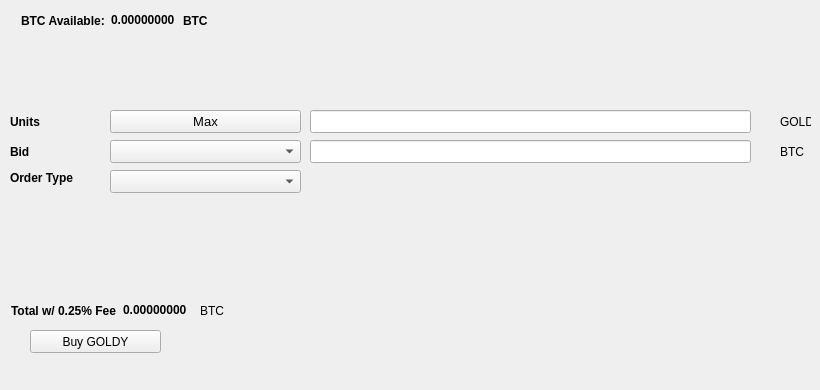
   <widget class="QWidget" name="BuyTab">
    <attribute name="title">
     <string>Buy</string>
    </attribute>
    <widget class="QPushButton" name="BuyGOLDY">
     <property name="geometry">
      <rect>
       <x>30</x>
       <y>330</y>
       <width>131</width>
       <height>23</height>
      </rect>
     </property>
     <property name="text">
      <string>Buy GOLDY</string>
     </property>
     <property name="icon">
      <iconset resource="../goldy.qrc">
       <normaloff>:/icons/bitcoin</normaloff>:/icons/bitcoin</iconset>
     </property>
    </widget>
    <widget class="QLabel" name="label_3">
     <property name="geometry">
      <rect>
       <x>10</x>
       <y>110</y>
       <width>46</width>
       <height>23</height>
      </rect>
     </property>
     <property name="font">
      <font>
       <weight>75</weight>
       <bold>true</bold>
      </font>
     </property>
     <property name="text">
      <string>Units</string>
     </property>
    </widget>
    <widget class="QLineEdit" name="UnitsInput">
     <property name="geometry">
      <rect>
       <x>310</x>
       <y>110</y>
       <width>441</width>
       <height>23</height>
      </rect>
     </property>
     <property name="font">
      <font>
       <pointsize>9</pointsize>
       <weight>75</weight>
       <bold>true</bold>
      </font>
     </property>
    </widget>
    <widget class="QLineEdit" name="BuyBidPriceEdit">
     <property name="geometry">
      <rect>
       <x>310</x>
       <y>140</y>
       <width>441</width>
       <height>23</height>
      </rect>
     </property>
     <property name="font">
      <font>
       <pointsize>9</pointsize>
       <weight>75</weight>
       <bold>true</bold>
      </font>
     </property>
    </widget>
    <widget class="QLabel" name="label_4">
     <property name="geometry">
      <rect>
       <x>780</x>
       <y>110</y>
       <width>31</width>
       <height>23</height>
      </rect>
     </property>
     <property name="text">
      <string>GOLDY</string>
     </property>
    </widget>
    <widget class="QLabel" name="label_5">
     <property name="geometry">
      <rect>
       <x>780</x>
       <y>140</y>
       <width>31</width>
       <height>23</height>
      </rect>
     </property>
     <property name="text">
      <string>BTC</string>
     </property>
    </widget>
    <widget class="QLabel" name="label_6">
     <property name="geometry">
      <rect>
       <x>10</x>
       <y>140</y>
       <width>46</width>
       <height>23</height>
      </rect>
     </property>
     <property name="font">
      <font>
       <weight>75</weight>
       <bold>true</bold>
      </font>
     </property>
     <property name="text">
      <string>Bid</string>
     </property>
    </widget>
    <widget class="QLabel" name="label_7">
     <property name="geometry">
      <rect>
       <x>10</x>
       <y>170</y>
       <width>91</width>
       <height>16</height>
      </rect>
     </property>
     <property name="font">
      <font>
       <weight>75</weight>
       <bold>true</bold>
      </font>
     </property>
     <property name="text">
      <string>Order Type</string>
     </property>
    </widget>
    <widget class="QPushButton" name="Buy_Max_Amount">
     <property name="geometry">
      <rect>
       <x>110</x>
       <y>110</y>
       <width>191</width>
       <height>23</height>
      </rect>
     </property>
     <property name="font">
      <font>
       <pointsize>10</pointsize>
      </font>
     </property>
     <property name="text">
      <string>Max</string>
     </property>
    </widget>
    <widget class="QComboBox" name="BuyBidcomboBox">
     <property name="geometry">
      <rect>
       <x>110</x>
       <y>140</y>
       <width>191</width>
       <height>23</height>
      </rect>
     </property>
     <property name="font">
      <font>
       <pointsize>10</pointsize>
      </font>
     </property>
    </widget>
    <widget class="QComboBox" name="buyOrdertypeCombo">
     <property name="geometry">
      <rect>
       <x>110</x>
       <y>170</y>
       <width>191</width>
       <height>23</height>
      </rect>
     </property>
     <property name="font">
      <font>
       <pointsize>10</pointsize>
      </font>
     </property>
    </widget>
    <widget class="QWidget" name="layoutWidget1">
     <property name="geometry">
      <rect>
       <x>21</x>
       <y>11</y>
       <width>227</width>
       <height>19</height>
      </rect>
     </property>
     <layout class="QHBoxLayout" name="horizontalLayout_3">
      <item>
       <widget class="QLabel" name="label232">
        <property name="font">
         <font>
          <weight>75</weight>
          <bold>true</bold>
         </font>
        </property>
        <property name="text">
         <string>BTC Available:</string>
        </property>
       </widget>
      </item>
      <item>
       <widget class="QLabel" name="BtcAvailableLbl">
        <property name="palette">
         <palette>
          <active>
           <colorrole role="WindowText">
            <brush brushstyle="SolidPattern">
             <color alpha="255">
              <red>0</red>
              <green>0</green>
              <blue>0</blue>
             </color>
            </brush>
           </colorrole>
           <colorrole role="Button">
            <brush brushstyle="SolidPattern">
             <color alpha="255">
              <red>0</red>
              <green>170</green>
              <blue>0</blue>
             </color>
            </brush>
           </colorrole>
           <colorrole role="Light">
            <brush brushstyle="SolidPattern">
             <color alpha="255">
              <red>0</red>
              <green>255</green>
              <blue>0</blue>
             </color>
            </brush>
           </colorrole>
           <colorrole role="Midlight">
            <brush brushstyle="SolidPattern">
             <color alpha="255">
              <red>0</red>
              <green>212</green>
              <blue>0</blue>
             </color>
            </brush>
           </colorrole>
           <colorrole role="Dark">
            <brush brushstyle="SolidPattern">
             <color alpha="255">
              <red>0</red>
              <green>85</green>
              <blue>0</blue>
             </color>
            </brush>
           </colorrole>
           <colorrole role="Mid">
            <brush brushstyle="SolidPattern">
             <color alpha="255">
              <red>0</red>
              <green>113</green>
              <blue>0</blue>
             </color>
            </brush>
           </colorrole>
           <colorrole role="Text">
            <brush brushstyle="SolidPattern">
             <color alpha="255">
              <red>0</red>
              <green>170</green>
              <blue>0</blue>
             </color>
            </brush>
           </colorrole>
           <colorrole role="BrightText">
            <brush brushstyle="SolidPattern">
             <color alpha="255">
              <red>255</red>
              <green>255</green>
              <blue>255</blue>
             </color>
            </brush>
           </colorrole>
           <colorrole role="ButtonText">
            <brush brushstyle="SolidPattern">
             <color alpha="255">
              <red>0</red>
              <green>0</green>
              <blue>0</blue>
             </color>
            </brush>
           </colorrole>
           <colorrole role="Base">
            <brush brushstyle="SolidPattern">
             <color alpha="255">
              <red>255</red>
              <green>255</green>
              <blue>255</blue>
             </color>
            </brush>
           </colorrole>
           <colorrole role="Window">
            <brush brushstyle="SolidPattern">
             <color alpha="255">
              <red>0</red>
              <green>170</green>
              <blue>0</blue>
             </color>
            </brush>
           </colorrole>
           <colorrole role="Shadow">
            <brush brushstyle="SolidPattern">
             <color alpha="255">
              <red>0</red>
              <green>0</green>
              <blue>0</blue>
             </color>
            </brush>
           </colorrole>
           <colorrole role="AlternateBase">
            <brush brushstyle="SolidPattern">
             <color alpha="255">
              <red>127</red>
              <green>212</green>
              <blue>127</blue>
             </color>
            </brush>
           </colorrole>
           <colorrole role="ToolTipBase">
            <brush brushstyle="SolidPattern">
             <color alpha="255">
              <red>255</red>
              <green>255</green>
              <blue>220</blue>
             </color>
            </brush>
           </colorrole>
           <colorrole role="ToolTipText">
            <brush brushstyle="SolidPattern">
             <color alpha="255">
              <red>0</red>
              <green>0</green>
              <blue>0</blue>
             </color>
            </brush>
           </colorrole>
          </active>
          <inactive>
           <colorrole role="WindowText">
            <brush brushstyle="SolidPattern">
             <color alpha="255">
              <red>0</red>
              <green>0</green>
              <blue>0</blue>
             </color>
            </brush>
           </colorrole>
           <colorrole role="Button">
            <brush brushstyle="SolidPattern">
             <color alpha="255">
              <red>0</red>
              <green>170</green>
              <blue>0</blue>
             </color>
            </brush>
           </colorrole>
           <colorrole role="Light">
            <brush brushstyle="SolidPattern">
             <color alpha="255">
              <red>0</red>
              <green>255</green>
              <blue>0</blue>
             </color>
            </brush>
           </colorrole>
           <colorrole role="Midlight">
            <brush brushstyle="SolidPattern">
             <color alpha="255">
              <red>0</red>
              <green>212</green>
              <blue>0</blue>
             </color>
            </brush>
           </colorrole>
           <colorrole role="Dark">
            <brush brushstyle="SolidPattern">
             <color alpha="255">
              <red>0</red>
              <green>85</green>
              <blue>0</blue>
             </color>
            </brush>
           </colorrole>
           <colorrole role="Mid">
            <brush brushstyle="SolidPattern">
             <color alpha="255">
              <red>0</red>
              <green>113</green>
              <blue>0</blue>
             </color>
            </brush>
           </colorrole>
           <colorrole role="Text">
            <brush brushstyle="SolidPattern">
             <color alpha="255">
              <red>0</red>
              <green>170</green>
              <blue>0</blue>
             </color>
            </brush>
           </colorrole>
           <colorrole role="BrightText">
            <brush brushstyle="SolidPattern">
             <color alpha="255">
              <red>255</red>
              <green>255</green>
              <blue>255</blue>
             </color>
            </brush>
           </colorrole>
           <colorrole role="ButtonText">
            <brush brushstyle="SolidPattern">
             <color alpha="255">
              <red>0</red>
              <green>0</green>
              <blue>0</blue>
             </color>
            </brush>
           </colorrole>
           <colorrole role="Base">
            <brush brushstyle="SolidPattern">
             <color alpha="255">
              <red>255</red>
              <green>255</green>
              <blue>255</blue>
             </color>
            </brush>
           </colorrole>
           <colorrole role="Window">
            <brush brushstyle="SolidPattern">
             <color alpha="255">
              <red>0</red>
              <green>170</green>
              <blue>0</blue>
             </color>
            </brush>
           </colorrole>
           <colorrole role="Shadow">
            <brush brushstyle="SolidPattern">
             <color alpha="255">
              <red>0</red>
              <green>0</green>
              <blue>0</blue>
             </color>
            </brush>
           </colorrole>
           <colorrole role="AlternateBase">
            <brush brushstyle="SolidPattern">
             <color alpha="255">
              <red>127</red>
              <green>212</green>
              <blue>127</blue>
             </color>
            </brush>
           </colorrole>
           <colorrole role="ToolTipBase">
            <brush brushstyle="SolidPattern">
             <color alpha="255">
              <red>255</red>
              <green>255</green>
              <blue>220</blue>
             </color>
            </brush>
           </colorrole>
           <colorrole role="ToolTipText">
            <brush brushstyle="SolidPattern">
             <color alpha="255">
              <red>0</red>
              <green>0</green>
              <blue>0</blue>
             </color>
            </brush>
           </colorrole>
          </inactive>
          <disabled>
           <colorrole role="WindowText">
            <brush brushstyle="SolidPattern">
             <color alpha="255">
              <red>0</red>
              <green>85</green>
              <blue>0</blue>
             </color>
            </brush>
           </colorrole>
           <colorrole role="Button">
            <brush brushstyle="SolidPattern">
             <color alpha="255">
              <red>0</red>
              <green>170</green>
              <blue>0</blue>
             </color>
            </brush>
           </colorrole>
           <colorrole role="Light">
            <brush brushstyle="SolidPattern">
             <color alpha="255">
              <red>0</red>
              <green>255</green>
              <blue>0</blue>
             </color>
            </brush>
           </colorrole>
           <colorrole role="Midlight">
            <brush brushstyle="SolidPattern">
             <color alpha="255">
              <red>0</red>
              <green>212</green>
              <blue>0</blue>
             </color>
            </brush>
           </colorrole>
           <colorrole role="Dark">
            <brush brushstyle="SolidPattern">
             <color alpha="255">
              <red>0</red>
              <green>85</green>
              <blue>0</blue>
             </color>
            </brush>
           </colorrole>
           <colorrole role="Mid">
            <brush brushstyle="SolidPattern">
             <color alpha="255">
              <red>0</red>
              <green>113</green>
              <blue>0</blue>
             </color>
            </brush>
           </colorrole>
           <colorrole role="Text">
            <brush brushstyle="SolidPattern">
             <color alpha="255">
              <red>0</red>
              <green>85</green>
              <blue>0</blue>
             </color>
            </brush>
           </colorrole>
           <colorrole role="BrightText">
            <brush brushstyle="SolidPattern">
             <color alpha="255">
              <red>255</red>
              <green>255</green>
              <blue>255</blue>
             </color>
            </brush>
           </colorrole>
           <colorrole role="ButtonText">
            <brush brushstyle="SolidPattern">
             <color alpha="255">
              <red>0</red>
              <green>85</green>
              <blue>0</blue>
             </color>
            </brush>
           </colorrole>
           <colorrole role="Base">
            <brush brushstyle="SolidPattern">
             <color alpha="255">
              <red>0</red>
              <green>170</green>
              <blue>0</blue>
             </color>
            </brush>
           </colorrole>
           <colorrole role="Window">
            <brush brushstyle="SolidPattern">
             <color alpha="255">
              <red>0</red>
              <green>170</green>
              <blue>0</blue>
             </color>
            </brush>
           </colorrole>
           <colorrole role="Shadow">
            <brush brushstyle="SolidPattern">
             <color alpha="255">
              <red>0</red>
              <green>0</green>
              <blue>0</blue>
             </color>
            </brush>
           </colorrole>
           <colorrole role="AlternateBase">
            <brush brushstyle="SolidPattern">
             <color alpha="255">
              <red>0</red>
              <green>170</green>
              <blue>0</blue>
             </color>
            </brush>
           </colorrole>
           <colorrole role="ToolTipBase">
            <brush brushstyle="SolidPattern">
             <color alpha="255">
              <red>255</red>
              <green>255</green>
              <blue>220</blue>
             </color>
            </brush>
           </colorrole>
           <colorrole role="ToolTipText">
            <brush brushstyle="SolidPattern">
             <color alpha="255">
              <red>0</red>
              <green>0</green>
              <blue>0</blue>
             </color>
            </brush>
           </colorrole>
          </disabled>
         </palette>
        </property>
        <property name="font">
         <font>
          <weight>75</weight>
          <bold>true</bold>
         </font>
        </property>
        <property name="text">
         <string>0.00000000</string>
        </property>
        <property name="textInteractionFlags">
         <set>Qt::LinksAccessibleByMouse|Qt::TextSelectableByKeyboard|Qt::TextSelectableByMouse</set>
        </property>
       </widget>
      </item>
      <item>
       <widget class="QLabel" name="BtcAvailableLbl_2">
        <property name="font">
         <font>
          <weight>75</weight>
          <bold>true</bold>
         </font>
        </property>
        <property name="text">
         <string>BTC</string>
        </property>
       </widget>
      </item>
     </layout>
    </widget>
    <widget class="QWidget" name="layoutWidge2">
     <property name="geometry">
      <rect>
       <x>11</x>
       <y>301</y>
       <width>259</width>
       <height>19</height>
      </rect>
     </property>
     <layout class="QHBoxLayout" name="horizontalLayout_4">
      <item>
       <widget class="QLabel" name="label_9">
        <property name="font">
         <font>
          <weight>75</weight>
          <bold>true</bold>
         </font>
        </property>
        <property name="text">
         <string>Total w/ 0.25% Fee</string>
        </property>
       </widget>
      </item>
      <item>
       <widget class="QLabel" name="BuyCostLabel">
        <property name="palette">
         <palette>
          <active>
           <colorrole role="WindowText">
            <brush brushstyle="SolidPattern">
             <color alpha="255">
              <red>0</red>
              <green>0</green>
              <blue>0</blue>
             </color>
            </brush>
           </colorrole>
           <colorrole role="Button">
            <brush brushstyle="SolidPattern">
             <color alpha="255">
              <red>0</red>
              <green>170</green>
              <blue>0</blue>
             </color>
            </brush>
           </colorrole>
           <colorrole role="Light">
            <brush brushstyle="SolidPattern">
             <color alpha="255">
              <red>0</red>
              <green>255</green>
              <blue>0</blue>
             </color>
            </brush>
           </colorrole>
           <colorrole role="Midlight">
            <brush brushstyle="SolidPattern">
             <color alpha="255">
              <red>0</red>
              <green>212</green>
              <blue>0</blue>
             </color>
            </brush>
           </colorrole>
           <colorrole role="Dark">
            <brush brushstyle="SolidPattern">
             <color alpha="255">
              <red>0</red>
              <green>85</green>
              <blue>0</blue>
             </color>
            </brush>
           </colorrole>
           <colorrole role="Mid">
            <brush brushstyle="SolidPattern">
             <color alpha="255">
              <red>0</red>
              <green>113</green>
              <blue>0</blue>
             </color>
            </brush>
           </colorrole>
           <colorrole role="Text">
            <brush brushstyle="SolidPattern">
             <color alpha="255">
              <red>0</red>
              <green>170</green>
              <blue>0</blue>
             </color>
            </brush>
           </colorrole>
           <colorrole role="BrightText">
            <brush brushstyle="SolidPattern">
             <color alpha="255">
              <red>255</red>
              <green>255</green>
              <blue>255</blue>
             </color>
            </brush>
           </colorrole>
           <colorrole role="ButtonText">
            <brush brushstyle="SolidPattern">
             <color alpha="255">
              <red>0</red>
              <green>0</green>
              <blue>0</blue>
             </color>
            </brush>
           </colorrole>
           <colorrole role="Base">
            <brush brushstyle="SolidPattern">
             <color alpha="255">
              <red>255</red>
              <green>255</green>
              <blue>255</blue>
             </color>
            </brush>
           </colorrole>
           <colorrole role="Window">
            <brush brushstyle="SolidPattern">
             <color alpha="255">
              <red>0</red>
              <green>170</green>
              <blue>0</blue>
             </color>
            </brush>
           </colorrole>
           <colorrole role="Shadow">
            <brush brushstyle="SolidPattern">
             <color alpha="255">
              <red>0</red>
              <green>0</green>
              <blue>0</blue>
             </color>
            </brush>
           </colorrole>
           <colorrole role="AlternateBase">
            <brush brushstyle="SolidPattern">
             <color alpha="255">
              <red>127</red>
              <green>212</green>
              <blue>127</blue>
             </color>
            </brush>
           </colorrole>
           <colorrole role="ToolTipBase">
            <brush brushstyle="SolidPattern">
             <color alpha="255">
              <red>255</red>
              <green>255</green>
              <blue>220</blue>
             </color>
            </brush>
           </colorrole>
           <colorrole role="ToolTipText">
            <brush brushstyle="SolidPattern">
             <color alpha="255">
              <red>0</red>
              <green>0</green>
              <blue>0</blue>
             </color>
            </brush>
           </colorrole>
          </active>
          <inactive>
           <colorrole role="WindowText">
            <brush brushstyle="SolidPattern">
             <color alpha="255">
              <red>0</red>
              <green>0</green>
              <blue>0</blue>
             </color>
            </brush>
           </colorrole>
           <colorrole role="Button">
            <brush brushstyle="SolidPattern">
             <color alpha="255">
              <red>0</red>
              <green>170</green>
              <blue>0</blue>
             </color>
            </brush>
           </colorrole>
           <colorrole role="Light">
            <brush brushstyle="SolidPattern">
             <color alpha="255">
              <red>0</red>
              <green>255</green>
              <blue>0</blue>
             </color>
            </brush>
           </colorrole>
           <colorrole role="Midlight">
            <brush brushstyle="SolidPattern">
             <color alpha="255">
              <red>0</red>
              <green>212</green>
              <blue>0</blue>
             </color>
            </brush>
           </colorrole>
           <colorrole role="Dark">
            <brush brushstyle="SolidPattern">
             <color alpha="255">
              <red>0</red>
              <green>85</green>
              <blue>0</blue>
             </color>
            </brush>
           </colorrole>
           <colorrole role="Mid">
            <brush brushstyle="SolidPattern">
             <color alpha="255">
              <red>0</red>
              <green>113</green>
              <blue>0</blue>
             </color>
            </brush>
           </colorrole>
           <colorrole role="Text">
            <brush brushstyle="SolidPattern">
             <color alpha="255">
              <red>0</red>
              <green>170</green>
              <blue>0</blue>
             </color>
            </brush>
           </colorrole>
           <colorrole role="BrightText">
            <brush brushstyle="SolidPattern">
             <color alpha="255">
              <red>255</red>
              <green>255</green>
              <blue>255</blue>
             </color>
            </brush>
           </colorrole>
           <colorrole role="ButtonText">
            <brush brushstyle="SolidPattern">
             <color alpha="255">
              <red>0</red>
              <green>0</green>
              <blue>0</blue>
             </color>
            </brush>
           </colorrole>
           <colorrole role="Base">
            <brush brushstyle="SolidPattern">
             <color alpha="255">
              <red>255</red>
              <green>255</green>
              <blue>255</blue>
             </color>
            </brush>
           </colorrole>
           <colorrole role="Window">
            <brush brushstyle="SolidPattern">
             <color alpha="255">
              <red>0</red>
              <green>170</green>
              <blue>0</blue>
             </color>
            </brush>
           </colorrole>
           <colorrole role="Shadow">
            <brush brushstyle="SolidPattern">
             <color alpha="255">
              <red>0</red>
              <green>0</green>
              <blue>0</blue>
             </color>
            </brush>
           </colorrole>
           <colorrole role="AlternateBase">
            <brush brushstyle="SolidPattern">
             <color alpha="255">
              <red>127</red>
              <green>212</green>
              <blue>127</blue>
             </color>
            </brush>
           </colorrole>
           <colorrole role="ToolTipBase">
            <brush brushstyle="SolidPattern">
             <color alpha="255">
              <red>255</red>
              <green>255</green>
              <blue>220</blue>
             </color>
            </brush>
           </colorrole>
           <colorrole role="ToolTipText">
            <brush brushstyle="SolidPattern">
             <color alpha="255">
              <red>0</red>
              <green>0</green>
              <blue>0</blue>
             </color>
            </brush>
           </colorrole>
          </inactive>
          <disabled>
           <colorrole role="WindowText">
            <brush brushstyle="SolidPattern">
             <color alpha="255">
              <red>0</red>
              <green>85</green>
              <blue>0</blue>
             </color>
            </brush>
           </colorrole>
           <colorrole role="Button">
            <brush brushstyle="SolidPattern">
             <color alpha="255">
              <red>0</red>
              <green>170</green>
              <blue>0</blue>
             </color>
            </brush>
           </colorrole>
           <colorrole role="Light">
            <brush brushstyle="SolidPattern">
             <color alpha="255">
              <red>0</red>
              <green>255</green>
              <blue>0</blue>
             </color>
            </brush>
           </colorrole>
           <colorrole role="Midlight">
            <brush brushstyle="SolidPattern">
             <color alpha="255">
              <red>0</red>
              <green>212</green>
              <blue>0</blue>
             </color>
            </brush>
           </colorrole>
           <colorrole role="Dark">
            <brush brushstyle="SolidPattern">
             <color alpha="255">
              <red>0</red>
              <green>85</green>
              <blue>0</blue>
             </color>
            </brush>
           </colorrole>
           <colorrole role="Mid">
            <brush brushstyle="SolidPattern">
             <color alpha="255">
              <red>0</red>
              <green>113</green>
              <blue>0</blue>
             </color>
            </brush>
           </colorrole>
           <colorrole role="Text">
            <brush brushstyle="SolidPattern">
             <color alpha="255">
              <red>0</red>
              <green>85</green>
              <blue>0</blue>
             </color>
            </brush>
           </colorrole>
           <colorrole role="BrightText">
            <brush brushstyle="SolidPattern">
             <color alpha="255">
              <red>255</red>
              <green>255</green>
              <blue>255</blue>
             </color>
            </brush>
           </colorrole>
           <colorrole role="ButtonText">
            <brush brushstyle="SolidPattern">
             <color alpha="255">
              <red>0</red>
              <green>85</green>
              <blue>0</blue>
             </color>
            </brush>
           </colorrole>
           <colorrole role="Base">
            <brush brushstyle="SolidPattern">
             <color alpha="255">
              <red>0</red>
              <green>170</green>
              <blue>0</blue>
             </color>
            </brush>
           </colorrole>
           <colorrole role="Window">
            <brush brushstyle="SolidPattern">
             <color alpha="255">
              <red>0</red>
              <green>170</green>
              <blue>0</blue>
             </color>
            </brush>
           </colorrole>
           <colorrole role="Shadow">
            <brush brushstyle="SolidPattern">
             <color alpha="255">
              <red>0</red>
              <green>0</green>
              <blue>0</blue>
             </color>
            </brush>
           </colorrole>
           <colorrole role="AlternateBase">
            <brush brushstyle="SolidPattern">
             <color alpha="255">
              <red>0</red>
              <green>170</green>
              <blue>0</blue>
             </color>
            </brush>
           </colorrole>
           <colorrole role="ToolTipBase">
            <brush brushstyle="SolidPattern">
             <color alpha="255">
              <red>255</red>
              <green>255</green>
              <blue>220</blue>
             </color>
            </brush>
           </colorrole>
           <colorrole role="ToolTipText">
            <brush brushstyle="SolidPattern">
             <color alpha="255">
              <red>0</red>
              <green>0</green>
              <blue>0</blue>
             </color>
            </brush>
           </colorrole>
          </disabled>
         </palette>
        </property>
        <property name="font">
         <font>
          <weight>75</weight>
          <bold>true</bold>
         </font>
        </property>
        <property name="autoFillBackground">
         <bool>false</bool>
        </property>
        <property name="text">
         <string>0.00000000</string>
        </property>
        <property name="textInteractionFlags">
         <set>Qt::LinksAccessibleByMouse|Qt::TextSelectableByMouse</set>
        </property>
       </widget>
      </item>
      <item>
       <widget class="QLabel" name="label_10">
        <property name="font">
         <font>
          <weight>50</weight>
          <bold>false</bold>
         </font>
        </property>
        <property name="text">
         <string>BTC</string>
        </property>
       </widget>
      </item>
     </layout>
    </widget>
    <widget class="QLabel" name="label_24">
     <property name="geometry">
      <rect>
       <x>460</x>
       <y>300</y>
       <width>281</width>
       <height>81</height>
      </rect>
     </property>
     <property name="text">
      <string/>
     </property>
     <property name="pixmap">
      <pixmap>:/images/bittrex</pixmap>
     </property>
    </widget>
   </widget>
